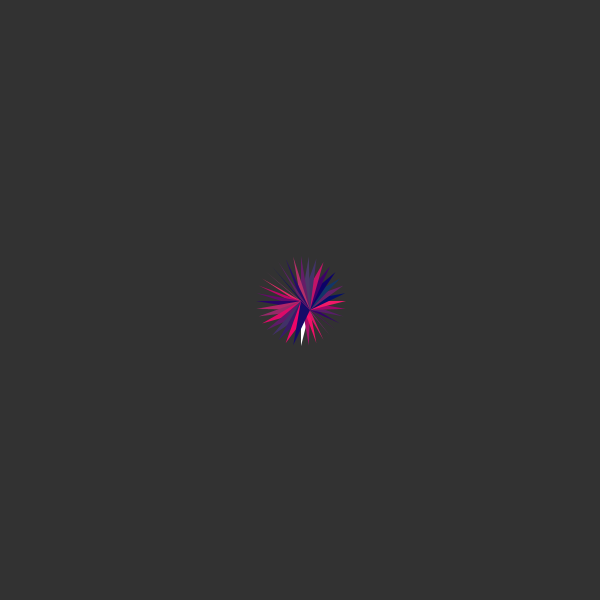
Frame 1 (no input)
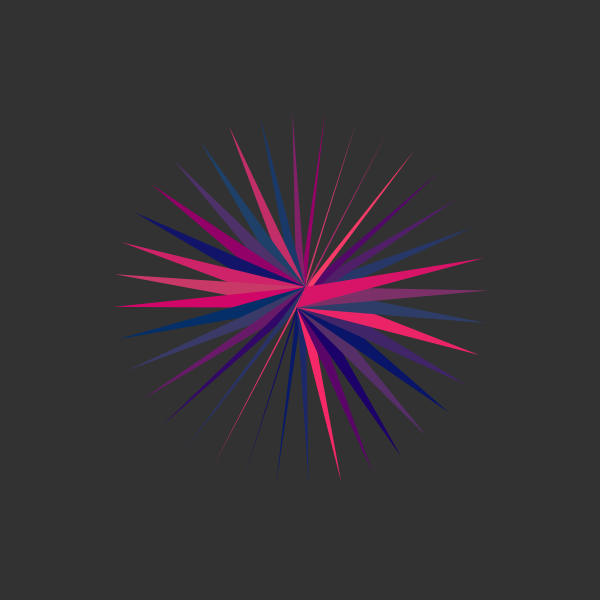
Frame 60 (the mouse pressed at the canvas centre just before this capture)
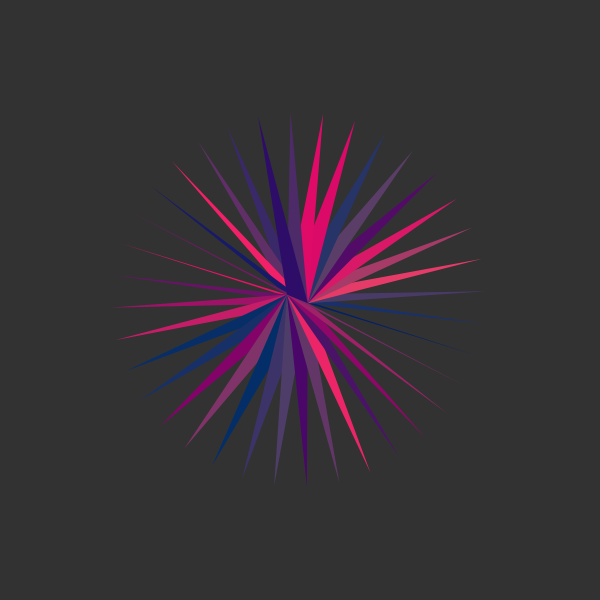
Frame 120 (the mouse held since frame 60 and released just before this capture)

The Processing sketch that drew these frames (run headless with seeded random() and noise(); from frame 60 on, the mouse is pressed at the canvas centre):

// Processing sketch: processing_169899
// ── processing_169899.pde

int x=0;
int y =0;
float r=0;
float radius = 90.0;
float z = 1;


void setup() {
  size(600, 600);
  

  frameRate(15);
  smooth();
  noStroke();
  noiseSeed(1);
}




void draw() {
  background(50);


  
  translate(width/2, height/2);
  rotate(r);

  for (int deg = 0; deg < 180*2; deg += 10) {


    float ra= 5;
    float angle = radians(deg);
    float x =1 + (sin(angle) * radius/2);
    float y =1 + (cos(angle) * radius/2);

    triangle(z, z, 10, 10,x,y);
    fill(random(255), random(65), 104);
  }
    radius = radius+15;
    z -= 1;
  


    if (radius > 400) { 
      scale(2);
      triangle(width/2, height/2, random(10), random(20),random(30),random(40));
      radius -= 150;
      z =2.0;
    }
  
    
 r += PI/8;
 
 
 
 
 
 
}
